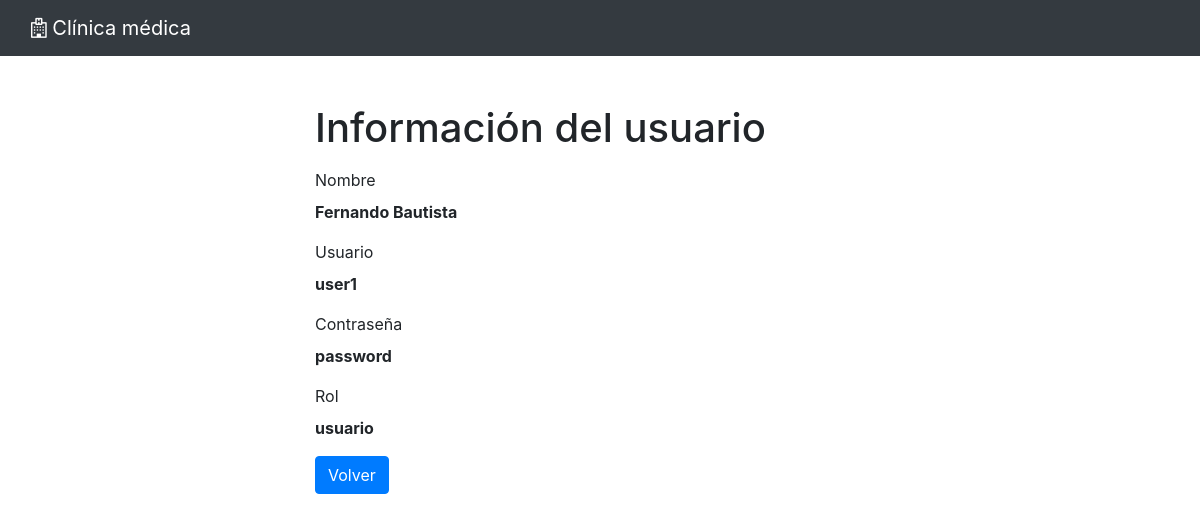
The page /usuarios/read.php?id=2 (signed in) on the database its author committed.
### tables this page shows
CREATE TABLE `usuarios` (
  `id` int(11) NOT NULL,
  `nombre` varchar(50) NOT NULL,
  `usuario` varchar(20) NOT NULL,
  `clave` varchar(20) NOT NULL,
  `rol_id` int(11) DEFAULT NULL
);

CREATE TABLE `roles` (
  `id` int(11) NOT NULL,
  `nombre` varchar(20) NOT NULL
);

### usuarios/read.php (the view, shortened to what this page needs)
<?php
require_once "../config.php";
if (isset($_GET["id"]) && !empty(trim($_GET["id"]))) {
    $sql = "SELECT u.id, u.nombre, u.usuario, u.clave, r.nombre AS nombre_rol FROM usuarios AS u INNER JOIN roles AS r ON u.rol_id = r.id WHERE u.id = ?";
    if ($stmt = mysqli_prepare($adminLink, $sql)) {
        mysqli_stmt_bind_param($stmt, "i", $param_id);
        if (mysqli_stmt_execute($stmt)) {
            $result = mysqli_stmt_get_result($stmt);
            if (mysqli_num_rows($result) == 1) {
                $row = mysqli_fetch_array($result, MYSQLI_ASSOC);
                $name = $row["nombre"];
                $username = $row["usuario"];
                $password = $row["clave"];
                $role = $row["nombre_rol"];
            } else {
                header("location: error.php");
                exit();
            }
        } else {
            echo "Hubo un error al obtener la información del usuario.";
        }
    }
} else {
    header("location: error.php");
    exit();
}
?>
<!DOCTYPE html>
<html lang="en">
<head>
    <link rel="stylesheet" href="https://stackpath.bootstrapcdn.com/bootstrap/4.5.2/css/bootstrap.min.css">
    <link rel="stylesheet" href="https://maxcdn.bootstrapcdn.com/font-awesome/4.7.0/css/font-awesome.min.css">
</head>
<body>
<nav class="navbar navbar-dark bg-dark">
    <div class="container-fluid">
        <a class="navbar-brand" style="color:white"><i class="fa fa-hospital-o"></i> Clínica médica</a>
    </div>
</nav>
<div class="wrapper">
    <div class="container-fluid">
        <div class="row">
            <div class="col-md-12">
                <h1 class="mt-5 mb-3">Información del usuario</h1>
                <div class="form-group">
                    <label>Nombre</label>
                    <p><b><?php echo $name?></b></p>
                </div>
                <div class="form-group">
                    <label>Usuario</label>
                    <p><b><?php echo $username ?></b></p>
                </div>
                <div class="form-group">
                    <label>Contraseña</label>
                    <p><b><?php echo $password ?></b></p>
                </div>
                <div class="form-group">
                    <label>Rol</label>
                    <p><b><?php echo $role ?></b></p>
                </div>
                <p><a href="index.php" class="btn btn-primary">Volver</a></p>
            </div>
        </div>
    </div>
</div>
</body>
</html>

### usuarios/read.php (style rules this page uses)
.wrapper { width: 600px; margin: 0 auto; }

### rows shown on the page
usuarios: nombre "Fernando Bautista", usuario "user1", clave "password", rol.nombre "usuario"
